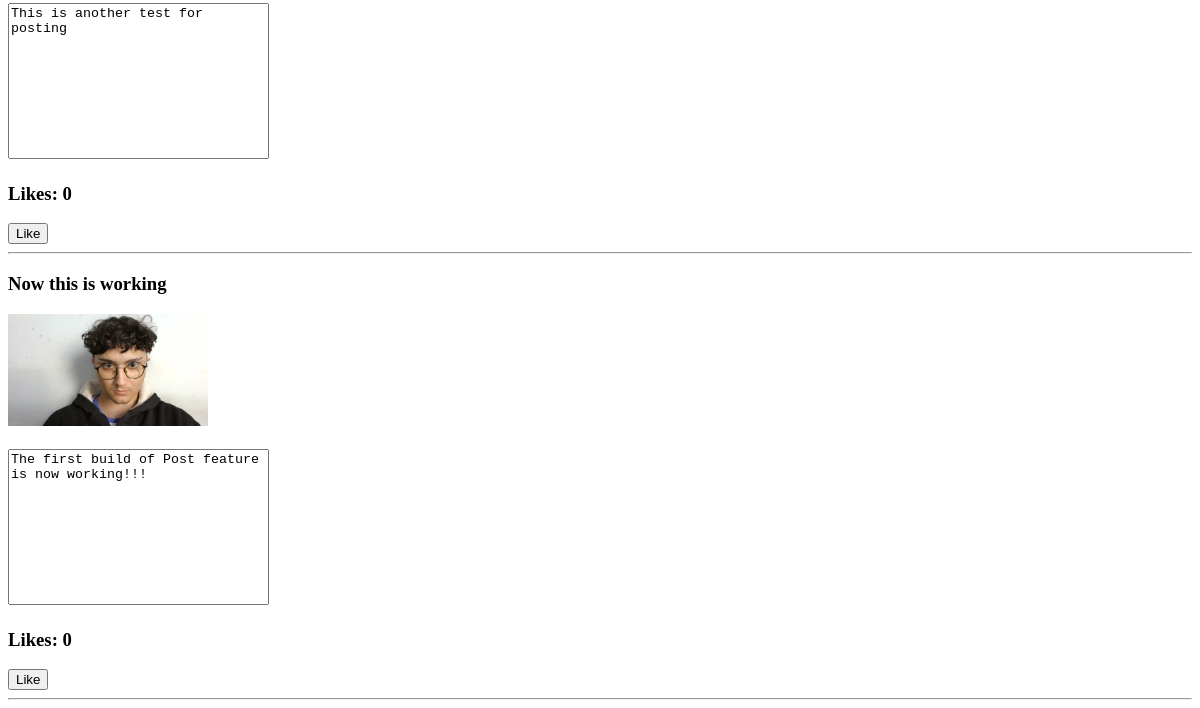
The app's page /profilePage/ (signed in, lower part), older data.
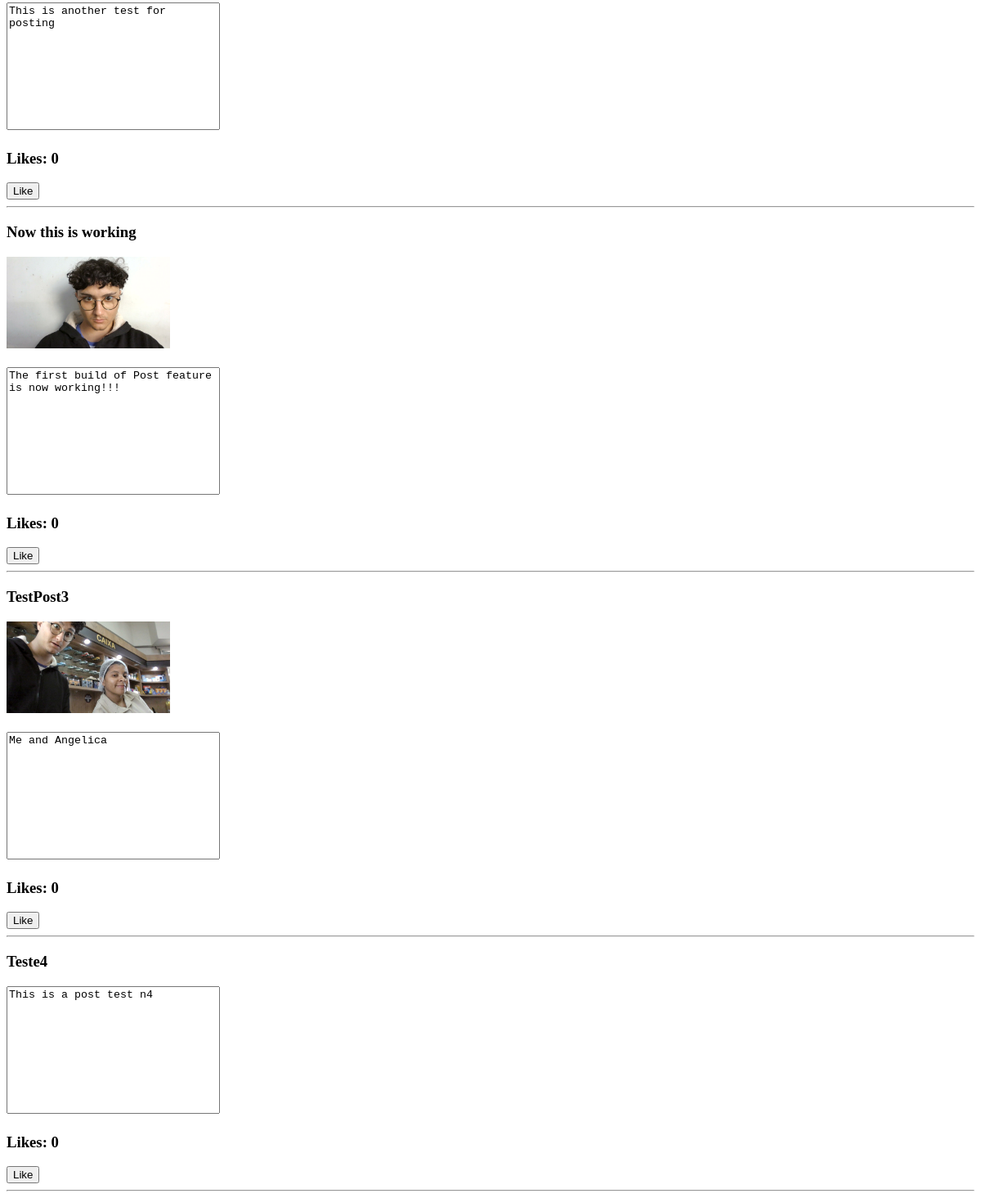
The same page, newer data.
### app/models.py (models this page shows, shortened)
class Post(models.Model):
    title = models.CharField(max_length=55, null=False, blank=False)
    content = models.TextField(null=False, blank=True)
    attachment = models.FileField(null=False, blank=True)
    userOwner = models.ForeignKey(CNUser, on_delete=models.CASCADE)
    likes = models.IntegerField(null=False, blank=False, default=0)

### app/views.py (the view)
# urls.py: path('profilePage/', profilePage, name='profilePage'),
@login_required(login_url=index)
def profilePage(request):
    userPosts = Post.objects.filter(userOwner = request.user)
    likes = PostLike.objects.filter(userOwner = request.user)
    if request.method == "POST":
        username = request.POST.get("username")
        bio = request.POST.get("bio")
        picutre = request.FILES.get("picture")
        CNUser.updateInfos(request.user.id, username, bio, picutre)
        return redirect(home)
    return render(request, 'profilePage.html', {'userPosts':userPosts, 'likes':likes})

### app/templates/profilePage.html (shortened to what this page needs)
<!DOCTYPE html>
<html lang="en">
<head>
</head>
<body>
    <div>
        {% for post in userPosts %}
                <div>
                    <div>
                        <h3>
                            {{post.title}}
                        </h3>
                    </div>
                    {% if post.attachment.url != "" %}
                    <div>
                        <img src="{{post.attachment.url}}" alt="" srcset="" style="width: 200px;">
                    </div>
                    {% endif %}
                    <div>
                        <h3>
                            <textarea name="" id="" cols="30" rows="10" readonly style="resize: none;">{{post.content}}</textarea>
                        </h3>
                    </div>
                    <h3>Likes: {{ post.likes }}</h3>
                </div>
                <div>
                    {% if likes is not None %}
                        <a href="{% url 'likeOptions' post.id %}"><button>Like</button></a>
                    {% endif %}
                </div>
                <hr>
        {% endfor %}
    </div>
</body>
</html>

Row changes from the older to the newer data that the page shows:
added Post: title "TestPost3", attachment (picture), content "Me and Angelica", likes "0"
added Post: title "Teste4", content "This is a post test n4", likes "0"
